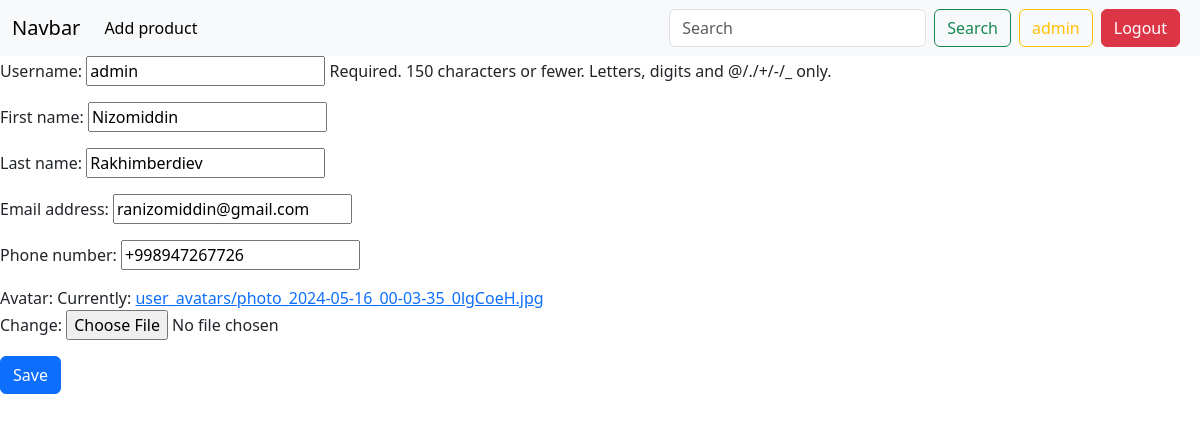
The app's page /users/edit-profile/ (signed in) with its own data.
### users/models.py (models this page shows, shortened)
class CustomUser(AbstractUser):
    ROLES = (
        ('admin', 'admin'),
        ('student', 'student'),
        ('teacher', 'teacher')
    )
    avatar = models.ImageField(upload_to='user_avatars/')
    phone_number = models.CharField(max_length=20, unique=True)
    role = models.CharField(max_length=10, choices=ROLES, default='student')
    coins = models.IntegerField(default=0)
    group = models.ForeignKey('Group', on_delete=models.CASCADE, related_name='student_group')

### users/views.py (the view)
# urls.py: path('edit-profile/', edit_profile_view, name='edit-profile'),
def edit_profile_view(request):
    if request.method == 'POST':
        form = EditProfileForm(request.POST, request.FILES, instance=request.user)
        if form.is_valid():
            form.save()
            return redirect('profile')
    else:
        form = EditProfileForm(instance=request.user)
    return render(request, 'edit_profile.html', {'form': form})

### users/forms.py
class EditProfileForm(ModelForm):
    class Meta:
        model = CustomUser
        fields = ('username', 'first_name', 'last_name', 'email', 'phone_number', 'avatar')

### templates/edit_profile.html (shortened to what this page needs)
{% extends 'base.html' %}
{% block content %}
<form method="post" enctype="multipart/form-data">
    {{ form.as_p }}
    <button class="btn btn-primary" type="submit">Save</button>
</form>
{% endblock %}

### templates/base.html (shortened to what this page needs)
<!doctype html>
<html lang="en">
<head>
    <link href="https://cdn.jsdelivr.net/npm/bootstrap@5.3.3/dist/css/bootstrap.min.css" rel="stylesheet"
>
</head>
<body>
<nav class="navbar navbar-expand-lg bg-body-tertiary">
    <div class="container-fluid">
        <a class="navbar-brand" href="{% url 'home' %}">Navbar</a>
        <div class="collapse navbar-collapse" id="navbarNav">
            <ul class="navbar-nav me-auto mb-2 mb-lg-0">
                <li class="nav-item">
                    {% if request.user.is_staff %}
                    <a class="nav-link active" aria-current="page" href="{% url 'add' %}">Add product</a>
                    {% endif %}
                </li>
            </ul>
            <form class="d-flex" role="search">
                <input class="form-control me-2" type="search" placeholder="Search" aria-label="Search">
                <button class="btn btn-outline-success  me-2" type="submit">Search</button>
                {% if request.user.is_authenticated %}
                <a class="btn btn-outline-warning me-2" href="{% url 'profile' %}">{{ request.user.username }}</a>
                <a class="btn btn-danger me-2" href="{% url 'logout' %}">Logout</a>
                {% else %}
                <a class="btn btn-success me-2" href="{% url 'register' %}">SignUp</a>
                <a class="btn btn-primary" href="{% url 'login' %}">SignIn</a>
                {% endif %}
            </form>
        </div>
    </div>
</nav>
{% block content %}
{% endblock %}
</body>
</html>

### records on screen
CustomUser: user.username "admin", username "admin", first_name "Nizomiddin", last_name "Rakhimberdiev", email "ranizomiddin@gmail.com", phone_number "+998947267726"
